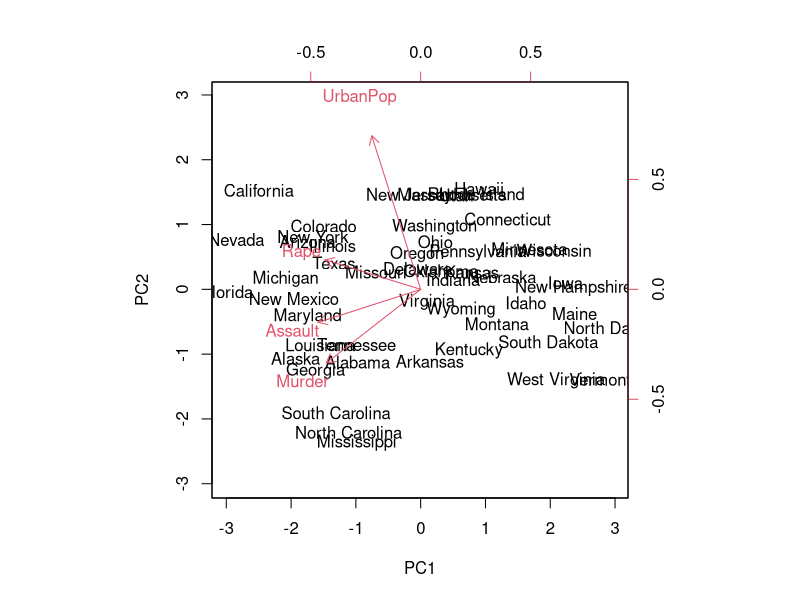
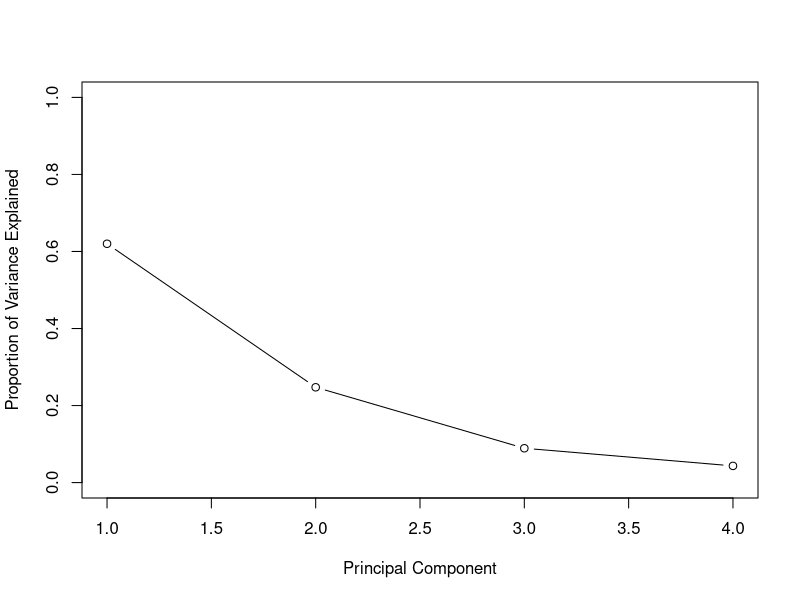
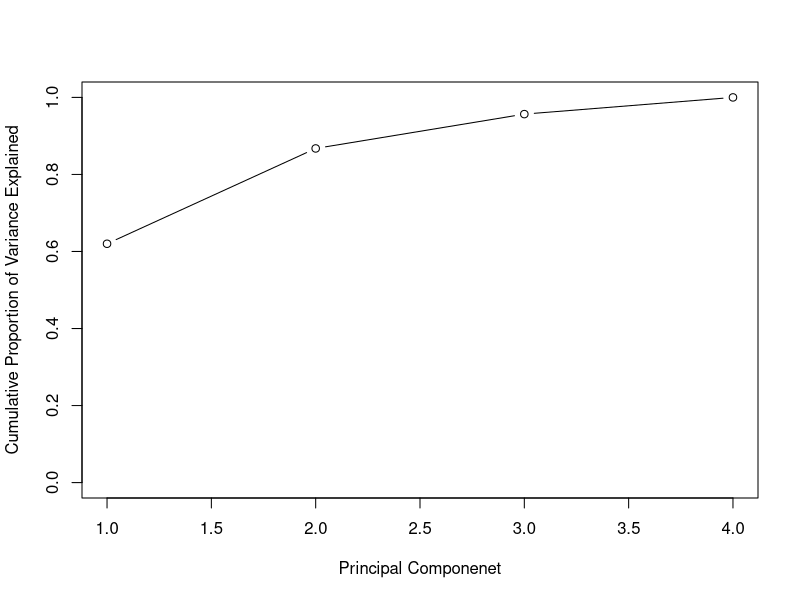
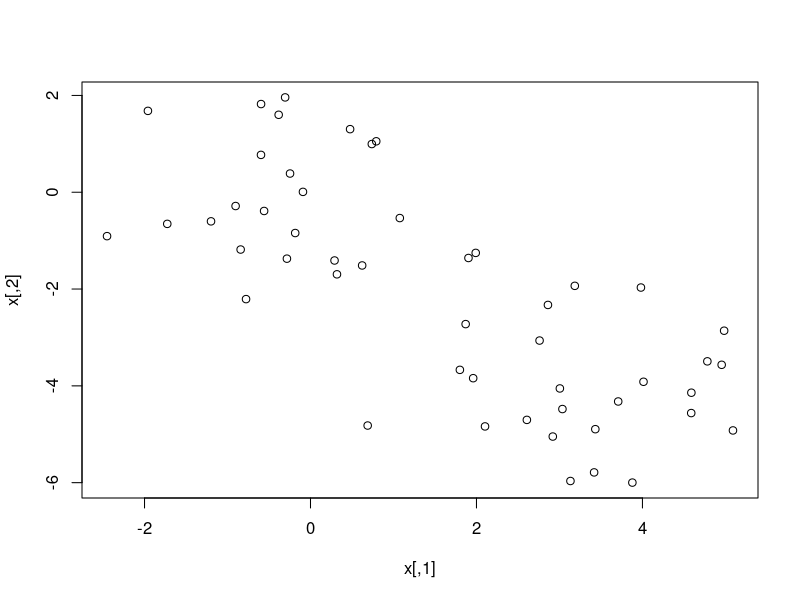
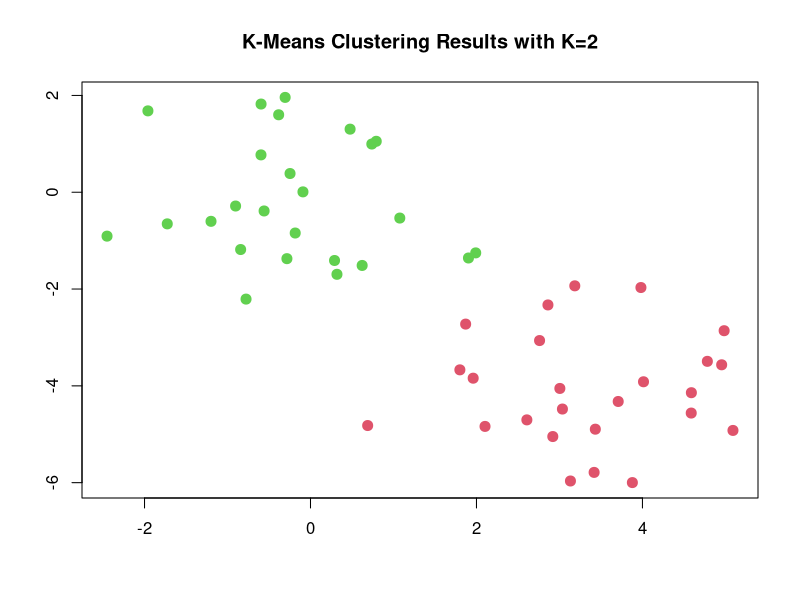
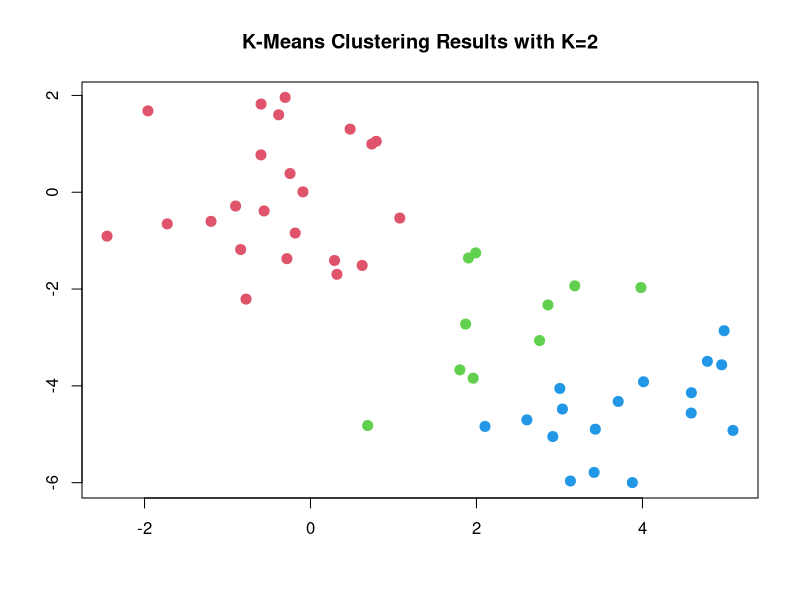
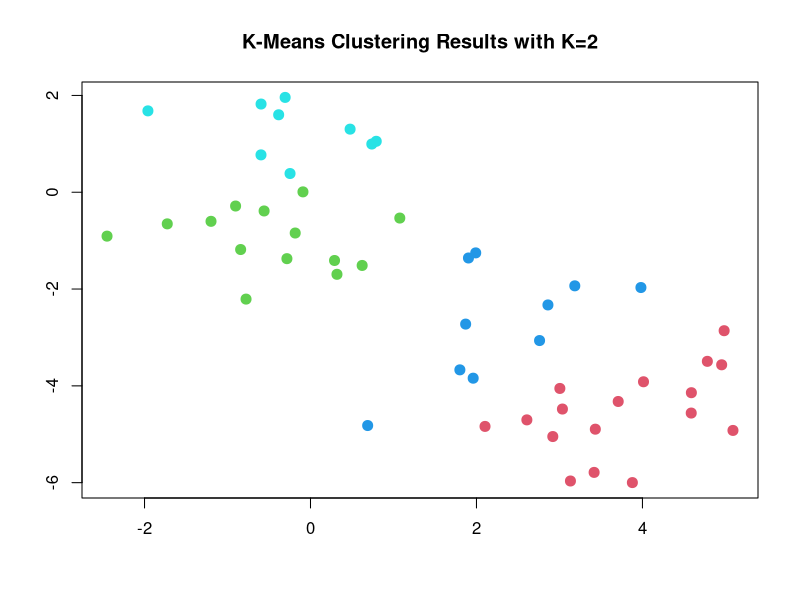
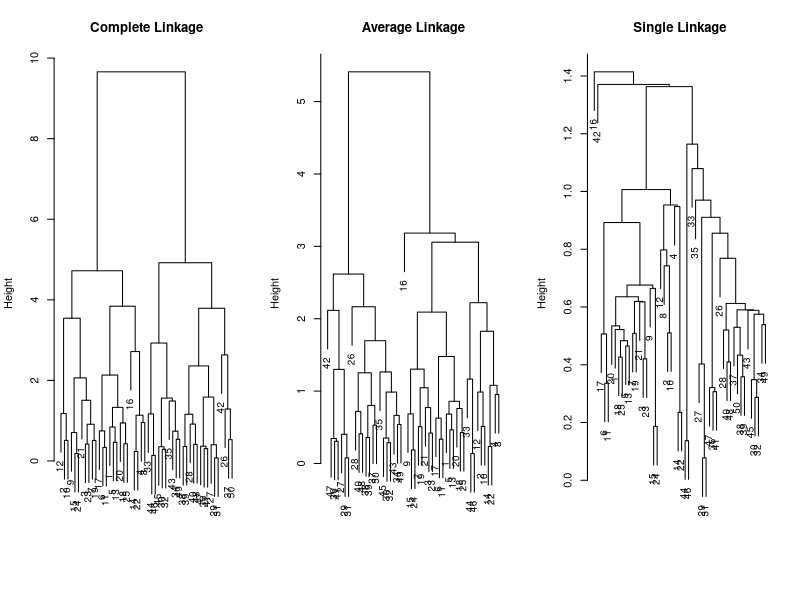

R code for these plots, in order:
summary(USArrests)

USAAR <- USArrests[, c("Murder", "Assault", "UrbanPop","Rape")]
apply(USAAR, 2, mean)
apply(USAAR, 2, var)
pr.out <- prcomp(USArrests, scale=TRUE)

names(pr.out)
print(pr.out)
pr.out$center
pr.out$scale
pr.out$rotation

head(pr.out$x)
biplot(pr.out,scale=0)
pr.var <- pr.out$sdev^2
pve <-pr.var / sum(pr.var)

plot(pve, xlab="Principal Component",
     ylab="Proportion of Variance Explained",
     ylim=c(0,1),
     type='b')

plot(cumsum(pve), xlab="Principal Componenet",
     ylab="Cumulative Proportion of Variance Explained",
     ylim=c(0,1),
     type='b')

#K-Means Clustering
set.seed(2)
x<-matrix(rnorm(50*2),ncol=2)

x[1:25,1] <- x[1:25,1]+3
x[1:25,2] <- x[1:25,2]-4
plot(x)

km2.out <-kmeans(x,2,nstart=20)
names(km2.out)
print(km2.out)
km2.out$cluster

plot(x, col=(km2.out$cluster +1),
     main="K-Means Clustering Results with K=2",
      xlab=" ", ylab=" ",pch=20, cex=2)

km3.out <-kmeans(x,3,nstart=20)
names(km3.out)
print(km3.out)
km3.out$cluster

plot(x, col=(km3.out$cluster +1),
     main="K-Means Clustering Results with K=2",
     xlab=" ", ylab=" ",pch=20, cex=2)

km4.out <-kmeans(x,4,nstart=20)
names(km4.out)
print(km4.out)
km4.out$cluster

plot(x, col=(km4.out$cluster +1),
     main="K-Means Clustering Results with K=2",
     xlab=" ", ylab=" ",pch=20, cex=2)

#Hierarchical Clustering
hc.complete <- hclust(dist(x), method="complete")
hc.average <- hclust(dist(x), method="average")
hc.single <- hclust(dist(x), method="single")

par(mfrow=c(1,3))
plot(hc.complete, main="Complete Linkage", xlab=" ", sub=" ", cex=.9)
plot(hc.average, main="Average Linkage", xlab=" ", sub=" ", cex=.9)
plot(hc.single, main="Single Linkage", xlab=" ", sub=" ", cex=.9)

cutree(hc.complete,2)
